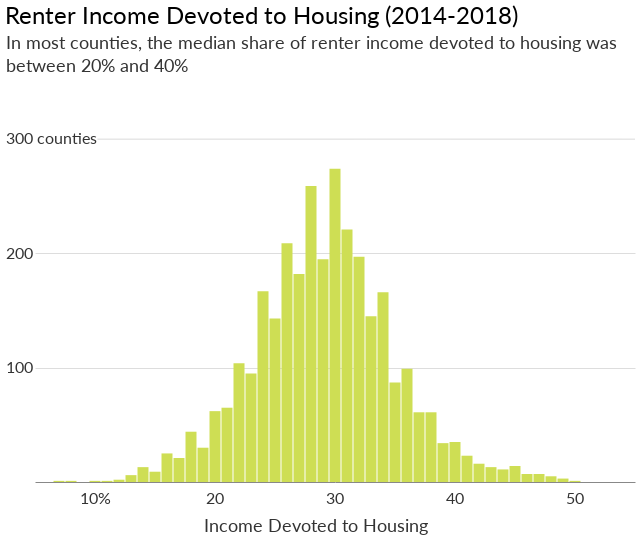

The code cell stored with this chart in its notebook:
### Code cell
rent_inc_dist

### Figure 1 — Vega-Lite specification as saved in the notebook (floating-point values rounded to 4 significant figures)
{"width": 600, "height": 400, "background": "white", "config": {"title": {"fontWeight": "normal", "fontSize": 24, "anchor": "start", "font": "Lato", "offset": 5}, "axisX": {"grid": false, "labelFont": "Lato", "labelFontSize": 16, "labelAngle": 0, "labelPadding": 10, "ticks": false, "tickSize": 5, "title": null, "titleFont": "Lato", "titleFontSize": 16, "titleFontWeight": "normal", "titleY": 30, "titleX": 280}, "axisY": {"grid": true, "gridOpacity": 1, "labelFont": "Lato", "labelFontSize": 16, "labelLimit": 100, "labelAlign": "left", "labelPadding": 20, "ticks": false, "title": null, "titleFont": "Lato", "titleFontWeight": "normal", "titleFontSize": 16, "titleAlign": "left", "titleAngle": 0, "titleY": -20, "titleX": -20, "domainWidth": 0}, "view": {"strokeOpacity": 0}}, "layer": [{"data": {"name": "data-6cff287b501bbe338755d2392dbd2d54"}, "mark": {"type": "bar", "color": "#cede54", "size": 11}, "encoding": {"x": {"type": "quantitative", "axis": {"labelFontSize": 16, "labelOpacity": 0, "titleFontSize": 18, "titleOpacity": 0.8, "titleY": 35}, "field": "Bin", "title": "Income Devoted to Housing"}, "y": {"type": "quantitative", "axis": {"labelFontSize": 16, "labelOpacity": 0.8, "labelPadding": 30, "titleFontSize": 18, "titleOpacity": 0.8, "titleX": -30, "titleY": -30, "values": [100, 200]}, "field": "Count", "scale": {"domain": [0, 305]}, "title": "In most counties, the median share of renter income devoted to housing was"}}, "title": "Renter Income Devoted to Housing (2014-2018)"}, {"data": {"name": "data-893f91d759a568c420213b6ca5c6c455"}, "mark": {"type": "rule", "opacity": 0.15}, "encoding": {"x": {"type": "quantitative", "field": "x1", "scale": {"domain": [10, 50]}}, "x2": {"field": "x2"}, "y": {"type": "quantitative", "field": "y1"}}}, {"data": {"name": "data-3cd1cb60b0fda40e158ede2659b5db04"}, "mark": {"type": "text", "dx": 0, "dy": 17, "font": "lato", "fontSize": 16, "opacity": 0.8}, "encoding": {"text": {"type": "nominal", "field": "text"}, "x": {"type": "quantitative", "field": "x"}, "y": {"type": "quantitative", "field": "y"}}}, {"data": {"name": "data-4a9602a2b82813a3f469ea1330b1523f"}, "mark": {"type": "text", "dx": -44, "dy": 0, "font": "lato", "fontSize": 16, "opacity": 0.8}, "encoding": {"text": {"type": "nominal", "field": "text"}, "x": {"type": "quantitative", "field": "x", "scale": {"domain": [10, 50]}}, "y": {"type": "quantitative", "field": "y"}}}, {"data": {"name": "data-65de788aec15dc2f2be2895eb084c415"}, "mark": {"type": "text", "font": "lato", "fontSize": 18, "opacity": 0.8}, "encoding": {"text": {"type": "nominal", "field": "text"}, "x": {"type": "quantitative", "field": "x"}, "y": {"type": "quantitative", "field": "y"}}}], "$schema": "https://vega.github.io/schema/vega-lite/v4.0.0.json", "datasets": {"data-6cff287b501bbe338755d2392dbd2d54": [{"Bin": 33.0, "Count": 145}, {"Bin": 31.0, "Count": 221}, {"Bin": 38.0, "Count": 61}, {"Bin": 34.0, "Count": 166}, {"Bin": 30.0, "Count": 274}, {"Bin": 32.0, "Count": 197}, {"Bin": 40.0, "Count": 35}, {"Bin": 36.0, "Count": 99}, {"Bin": 22.0, "Count": 104}, {"Bin": 28.0, "Count": 259}, {"Bin": 35.0, "Count": 87}, {"Bin": 26.0, "Count": 209}, {"Bin": 29.0, "Count": 195}, {"Bin": 39.0, "Count": 34}, {"Bin": 24.0, "Count": 167}, {"Bin": 41.0, "Count": 23}, {"Bin": 25.0, "Count": 143}, {"Bin": 49.0, "Count": 3}, {"Bin": 45.0, "Count": 14}, {"Bin": 27.0, "Count": 182}, {"Bin": 37.0, "Count": 61}, {"Bin": 18.0, "Count": 44}, {"Bin": 19.0, "Count": 30}, {"Bin": 16.0, "Count": 25}, {"Bin": 14.0, "Count": 13}, {"Bin": 21.0, "Count": 65}, {"Bin": 20.0, "Count": 62}, {"Bin": 17.0, "Count": 21}, {"Bin": 23.0, "Count": 95}, {"Bin": 8.0, "Count": 1}, {"Bin": 42.0, "Count": 16}, {"Bin": 44.0, "Count": 11}, {"Bin": 43.0, "Count": 13}, {"Bin": 46.0, "Count": 7}, {"Bin": 12.0, "Count": 2}, {"Bin": 47.0, "Count": 7}, {"Bin": 48.0, "Count": 5}, {"Bin": 50.0, "Count": 1}, {"Bin": 15.0, "Count": 9}, {"Bin": 13.0, "Count": 6}, {"Bin": 11.0, "Count": 1}, {"Bin": 10.0, "Count": 1}, {"Bin": 7.0, "Count": 1}], "data-893f91d759a568c420213b6ca5c6c455": [{"x1": 10.2, "x2": 55, "y1": 300}], "data-3cd1cb60b0fda40e158ede2659b5db04": [{"x": 10, "y": 0, "text": "   10%"}, {"x": 20, "y": 0, "text": "20"}, {"x": 30, "y": 0, "text": "30"}, {"x": 40, "y": 0, "text": "40"}, {"x": 50, "y": 0, "text": "50"}], "data-4a9602a2b82813a3f469ea1330b1523f": [{"x": 10, "y": 300, "text": "300 counties"}], "data-65de788aec15dc2f2be2895eb084c415": [{"x": 10.2, "y": 363, "text": "between 20% and 40%"}]}}
